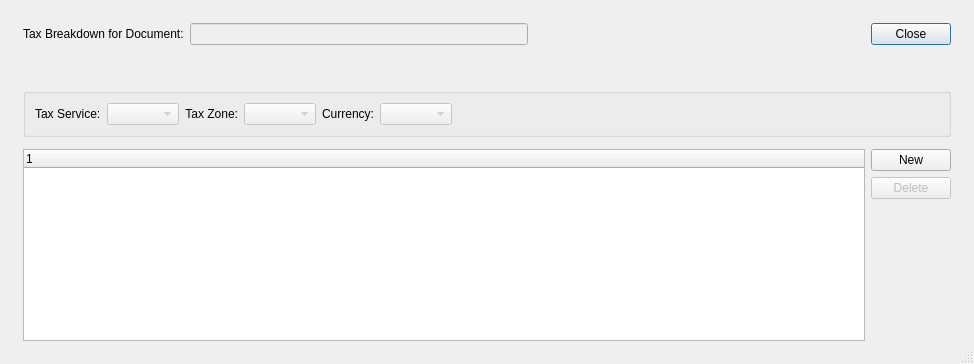
<?xml version="1.0" encoding="UTF-8"?>
<ui version="4.0">
 <comment>This file is part of the xTuple ERP: PostBooks Edition, a free and
open source Enterprise Resource Planning software suite,
Copyright (c) 1999-2014 by OpenMFG LLC, d/b/a xTuple.
It is licensed to you under the Common Public Attribution License
version 1.0, the full text of which (including xTuple-specific Exhibits)
is available at www.xtuple.com/CPAL.  By using this software, you agree
to be bound by its terms.</comment>
 <class>taxBreakdown</class>
 <widget class="QDialog" name="taxBreakdown">
  <property name="geometry">
   <rect>
    <x>0</x>
    <y>0</y>
    <width>974</width>
    <height>364</height>
   </rect>
  </property>
  <property name="windowTitle">
   <string>Tax Breakdown</string>
  </property>
  <property name="sizeGripEnabled">
   <bool>true</bool>
  </property>
  <layout class="QGridLayout" name="gridLayout_2">
   <item row="0" column="0">
    <layout class="QVBoxLayout" name="verticalLayout">
     <property name="spacing">
      <number>12</number>
     </property>
     <property name="leftMargin">
      <number>12</number>
     </property>
     <property name="topMargin">
      <number>12</number>
     </property>
     <property name="rightMargin">
      <number>12</number>
     </property>
     <property name="bottomMargin">
      <number>12</number>
     </property>
     <item>
      <layout class="QHBoxLayout">
       <property name="spacing">
        <number>6</number>
       </property>
       <property name="leftMargin">
        <number>0</number>
       </property>
       <property name="topMargin">
        <number>0</number>
       </property>
       <property name="rightMargin">
        <number>0</number>
       </property>
       <property name="bottomMargin">
        <number>0</number>
       </property>
       <item>
        <layout class="QVBoxLayout">
         <property name="spacing">
          <number>6</number>
         </property>
         <property name="leftMargin">
          <number>0</number>
         </property>
         <property name="topMargin">
          <number>0</number>
         </property>
         <property name="rightMargin">
          <number>0</number>
         </property>
         <property name="bottomMargin">
          <number>0</number>
         </property>
         <item>
          <layout class="QHBoxLayout">
           <property name="spacing">
            <number>6</number>
           </property>
           <property name="leftMargin">
            <number>0</number>
           </property>
           <property name="topMargin">
            <number>0</number>
           </property>
           <property name="rightMargin">
            <number>0</number>
           </property>
           <property name="bottomMargin">
            <number>0</number>
           </property>
           <item>
            <widget class="QLabel" name="_header">
             <property name="text">
              <string>Tax Breakdown for Document:</string>
             </property>
            </widget>
           </item>
           <item>
            <widget class="XLineEdit" name="_document">
             <property name="enabled">
              <bool>false</bool>
             </property>
            </widget>
           </item>
           <item>
            <spacer>
             <property name="orientation">
              <enum>Qt::Horizontal</enum>
             </property>
             <property name="sizeHint" stdset="0">
              <size>
               <width>40</width>
               <height>20</height>
              </size>
             </property>
            </spacer>
           </item>
          </layout>
         </item>
         <item>
          <spacer>
           <property name="orientation">
            <enum>Qt::Vertical</enum>
           </property>
           <property name="sizeType">
            <enum>QSizePolicy::Expanding</enum>
           </property>
           <property name="sizeHint" stdset="0">
            <size>
             <width>20</width>
             <height>0</height>
            </size>
           </property>
          </spacer>
         </item>
        </layout>
       </item>
       <item>
        <layout class="QVBoxLayout">
         <property name="spacing">
          <number>0</number>
         </property>
         <property name="leftMargin">
          <number>0</number>
         </property>
         <property name="topMargin">
          <number>0</number>
         </property>
         <property name="rightMargin">
          <number>0</number>
         </property>
         <property name="bottomMargin">
          <number>0</number>
         </property>
         <item>
          <widget class="QPushButton" name="_close">
           <property name="text">
            <string>Close</string>
           </property>
          </widget>
         </item>
         <item>
          <spacer>
           <property name="orientation">
            <enum>Qt::Vertical</enum>
           </property>
           <property name="sizeType">
            <enum>QSizePolicy::Expanding</enum>
           </property>
           <property name="sizeHint" stdset="0">
            <size>
             <width>20</width>
             <height>0</height>
            </size>
           </property>
          </spacer>
         </item>
        </layout>
       </item>
      </layout>
     </item>
     <item>
      <widget class="QGroupBox" name="groupBox">
       <property name="title">
        <string/>
       </property>
       <layout class="QGridLayout" name="gridLayout">
        <item row="0" column="2">
         <widget class="QLabel" name="_taxzoneLit">
          <property name="text">
           <string>Tax Zone:</string>
          </property>
          <property name="alignment">
           <set>Qt::AlignRight|Qt::AlignTrailing|Qt::AlignVCenter</set>
          </property>
         </widget>
        </item>
        <item row="0" column="3">
         <layout class="QHBoxLayout" name="horizontalLayout_2">
          <item>
           <widget class="XComboBox" name="_taxzone">
            <property name="enabled">
             <bool>false</bool>
            </property>
            <property name="allowNull">
             <bool>true</bool>
            </property>
            <property name="nullStr">
             <string>None</string>
            </property>
            <property name="type">
             <enum>XComboBox::TaxZones</enum>
            </property>
           </widget>
          </item>
          <item>
           <widget class="QLabel" name="_currencyLit">
            <property name="text">
             <string>Currency:</string>
            </property>
            <property name="alignment">
             <set>Qt::AlignRight|Qt::AlignTrailing|Qt::AlignVCenter</set>
            </property>
           </widget>
          </item>
          <item>
           <widget class="XComboBox" name="_currency">
            <property name="enabled">
             <bool>false</bool>
            </property>
            <property name="type">
             <enum>XComboBox::Currencies</enum>
            </property>
           </widget>
          </item>
          <item>
           <spacer name="horizontalSpacer">
            <property name="orientation">
             <enum>Qt::Horizontal</enum>
            </property>
            <property name="sizeHint" stdset="0">
             <size>
              <width>0</width>
              <height>20</height>
             </size>
            </property>
           </spacer>
          </item>
         </layout>
        </item>
        <item row="0" column="1">
         <widget class="XComboBox" name="_service">
          <property name="enabled">
           <bool>false</bool>
          </property>
         </widget>
        </item>
        <item row="0" column="0">
         <widget class="QLabel" name="_serviceLit">
          <property name="text">
           <string>Tax Service:</string>
          </property>
         </widget>
        </item>
       </layout>
      </widget>
     </item>
     <item>
      <layout class="QHBoxLayout">
       <property name="spacing">
        <number>6</number>
       </property>
       <property name="leftMargin">
        <number>0</number>
       </property>
       <property name="topMargin">
        <number>0</number>
       </property>
       <property name="rightMargin">
        <number>0</number>
       </property>
       <property name="bottomMargin">
        <number>0</number>
       </property>
       <item>
        <widget class="XTreeWidget" name="_tax"/>
       </item>
       <item>
        <layout class="QVBoxLayout" name="verticalLayout_2">
         <item>
          <widget class="QPushButton" name="_new">
           <property name="text">
            <string>New</string>
           </property>
          </widget>
         </item>
         <item>
          <widget class="QPushButton" name="_delete">
           <property name="enabled">
            <bool>false</bool>
           </property>
           <property name="text">
            <string>Delete</string>
           </property>
          </widget>
         </item>
         <item>
          <spacer name="verticalSpacer">
           <property name="orientation">
            <enum>Qt::Vertical</enum>
           </property>
           <property name="sizeHint" stdset="0">
            <size>
             <width>20</width>
             <height>40</height>
            </size>
           </property>
          </spacer>
         </item>
        </layout>
       </item>
      </layout>
     </item>
    </layout>
   </item>
  </layout>
 </widget>
 <customwidgets>
  <customwidget>
   <class>XComboBox</class>
   <extends>QComboBox</extends>
   <header>xcombobox.h</header>
  </customwidget>
  <customwidget>
   <class>XLineEdit</class>
   <extends>QLineEdit</extends>
   <header>xlineedit.h</header>
   <container>1</container>
  </customwidget>
  <customwidget>
   <class>XTreeWidget</class>
   <extends>QTreeWidget</extends>
   <header>xtreewidget.h</header>
  </customwidget>
 </customwidgets>
 <resources/>
 <connections>
  <connection>
   <sender>_close</sender>
   <signal>clicked()</signal>
   <receiver>taxBreakdown</receiver>
   <slot>reject()</slot>
   <hints>
    <hint type="sourcelabel">
     <x>369</x>
     <y>22</y>
    </hint>
    <hint type="destinationlabel">
     <x>213</x>
     <y>123</y>
    </hint>
   </hints>
  </connection>
 </connections>
</ui>
